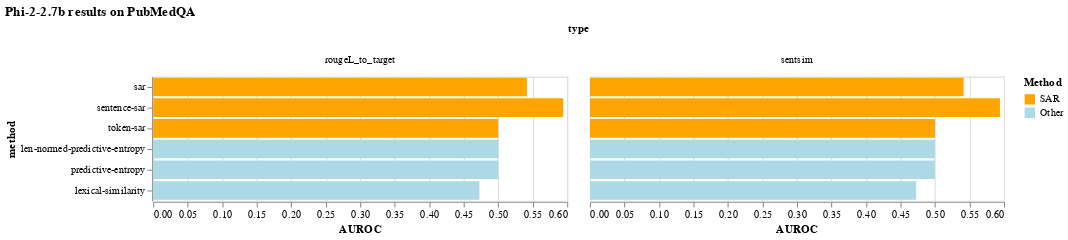

Notebook code cell kept with this figure:
### Markdown cell above
#### Phi-2

### Code cell
txt_to_csv("phi2")
phi2_df = pd.read_csv("uncertainty_estimation_results_phi2.csv")
phi2_df["Method"] = ["SAR" if "sar" in method else "Other" for method in phi2_df["method"]]

alt.Chart(phi2_df, title="Phi-2-2.7b results on PubMedQA").mark_bar().encode(
    alt.Column("type"),
    alt.Y("method", sort=None),
    alt.X("AUROC"),
    color=alt.Color("Method", scale=alt.Scale(domain=("SAR", "Other"), range=["orange", "lightblue"]))
)

### Figure 1 — Vega-Lite specification as saved in the notebook (floating-point values rounded to 4 significant figures)
{"config": {"view": {"continuousWidth": 400, "continuousHeight": 300}}, "data": {"name": "data-53061cadda72a941ae1419b88c6cc3e2"}, "mark": "bar", "encoding": {"color": {"field": "Method", "scale": {"domain": ["SAR", "Other"], "range": ["orange", "lightblue"]}, "type": "nominal"}, "column": {"field": "type", "type": "nominal"}, "x": {"field": "AUROC", "type": "quantitative"}, "y": {"field": "method", "sort": null, "type": "nominal"}}, "title": "Phi-2-2.7b results on PubMedQA", "$schema": "https://vega.github.io/schema/vega-lite/v4.17.0.json", "datasets": {"data-53061cadda72a941ae1419b88c6cc3e2": [{"accuracy": 0.62, "method": "sar", "type": "rougeL_to_target", "threshold": 0.5, "AUROC": 0.5416, "Method": "SAR"}, {"accuracy": 0.62, "method": "sar", "type": "sentsim", "threshold": 0.5, "AUROC": 0.5416, "Method": "SAR"}, {"accuracy": 0.62, "method": "sentence-sar", "type": "rougeL_to_target", "threshold": 0.5, "AUROC": 0.5942, "Method": "SAR"}, {"accuracy": 0.62, "method": "sentence-sar", "type": "sentsim", "threshold": 0.5, "AUROC": 0.5942, "Method": "SAR"}, {"accuracy": 0.62, "method": "token-sar", "type": "rougeL_to_target", "threshold": 0.5, "AUROC": 0.5, "Method": "SAR"}, {"accuracy": 0.62, "method": "token-sar", "type": "sentsim", "threshold": 0.5, "AUROC": 0.5, "Method": "SAR"}, {"accuracy": 0.62, "method": "len-normed-predictive-entropy", "type": "rougeL_to_target", "threshold": 0.5, "AUROC": 0.5, "Method": "Other"}, {"accuracy": 0.62, "method": "len-normed-predictive-entropy", "type": "sentsim", "threshold": 0.5, "AUROC": 0.5, "Method": "Other"}, {"accuracy": 0.62, "method": "predictive-entropy", "type": "rougeL_to_target", "threshold": 0.5, "AUROC": 0.5, "Method": "Other"}, {"accuracy": 0.62, "method": "predictive-entropy", "type": "sentsim", "threshold": 0.5, "AUROC": 0.5, "Method": "Other"}, {"accuracy": 0.62, "method": "lexical-similarity", "type": "rougeL_to_target", "threshold": 0.5, "AUROC": 0.4728, "Method": "Other"}, {"accuracy": 0.62, "method": "lexical-similarity", "type": "sentsim", "threshold": 0.5, "AUROC": 0.4728, "Method": "Other"}]}}
